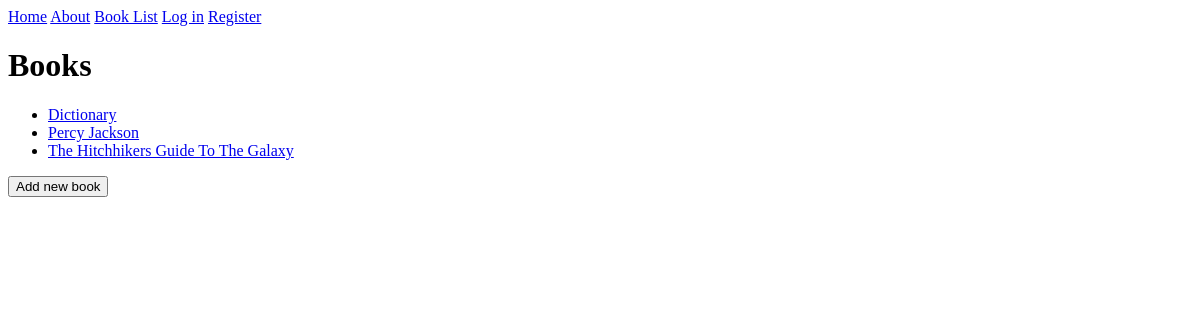
The app's page /books/list/, older data.
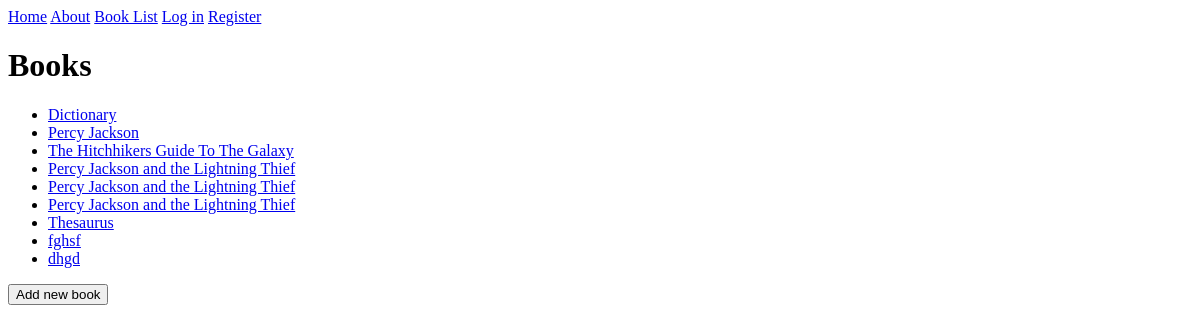
The same page, newer data.
### books/models.py (models this page shows, shortened)
class Book(models.Model):
    name = models.CharField(max_length=50)
    author = models.ForeignKey(Author, on_delete=models.SET_NULL, null=True)
    borrower = models.ForeignKey(User, on_delete=models.SET_NULL, null=True)

### books/views.py (the view)
# urls.py: path("list/", views.list, name="books-list"),
def list(request):
    books =  Book.objects.all()
    return render(request, "book-list.html", {"books": books})

### books/templates/book-list.html (shortened to what this page needs)
{% extends 'base.html' %}
{% block heading %}<h1>Books</h1>{% endblock heading %}
{% block content %}
<ul>
    {% for book in books%}
    <li><a href="{% url 'books-show' id=book.id %}">{{book.name}}</a></li>
    {% endfor %}
</ul>
<a href="{% url 'books-create' %}"> <button>Add new book</button></a>
{% endblock content %}

Row changes from the older to the newer data that the page shows:
added Book: name "Percy Jackson and the Lightning Thief"
added Book: name "Percy Jackson and the Lightning Thief"
added Book: name "Percy Jackson and the Lightning Thief"
added Book: name "Thesaurus"
added Book: name "fghsf"
added Book: name "dhgd"
